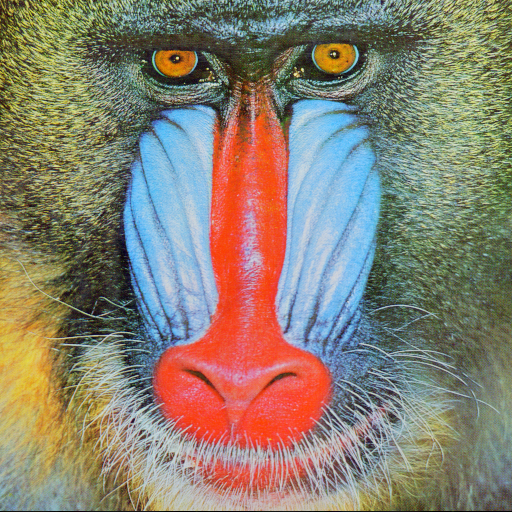
%> input picture xormap_image_rgb888_matlab/images/4.2.03.tiff, 512 x 512 px
$ octave sweep_k_rgb565.m   (GNU Octave 9; MATLAB toolbox functions it lacks are replaced by stand-ins)
%> lines starting %> are read from the running program, lines starting %| are printed output that depends on the picture
%> further down, rgb is the input picture: size 512x512x3 uint8; mean R, G, B 137.4, 128.9, 113.1
### xormap_image_rgb565_matlab/rgb888_to_rgb565.m
function packed = rgb888_to_rgb565(rgb)
%RGB888_TO_RGB565 Convert an HxWx3 uint8 truecolor image to a packed HxW
%   uint16 RGB565 image: bits [15:11]=R5, [10:5]=G6, [4:0]=B5 -- the
%   standard layout used by ST7789-class TFT controllers (matches this
%   project's tangprimer25k_st7789_top target). Each channel is simply
%   truncated to its higher bits (R,B: 8->5; G: 8->6), not rounded.

    if ndims(rgb) ~= 3 || size(rgb, 3) ~= 3 || ~isa(rgb, 'uint8')
        error('rgb888_to_rgb565:badImage', 'rgb must be an HxWx3 uint8 image');
    end

    R5 = bitshift(uint16(rgb(:, :, 1)), -3);
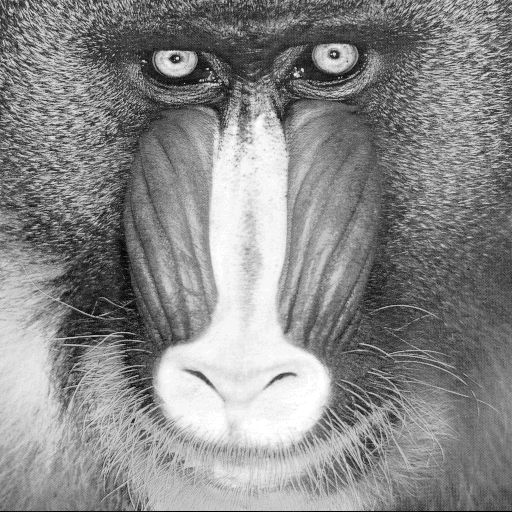
%> R5: size 512x512 uint16; min 0, max 31, mean 16.7; drawn with min black and max white
    G6 = bitshift(uint16(rgb(:, :, 2)), -2);
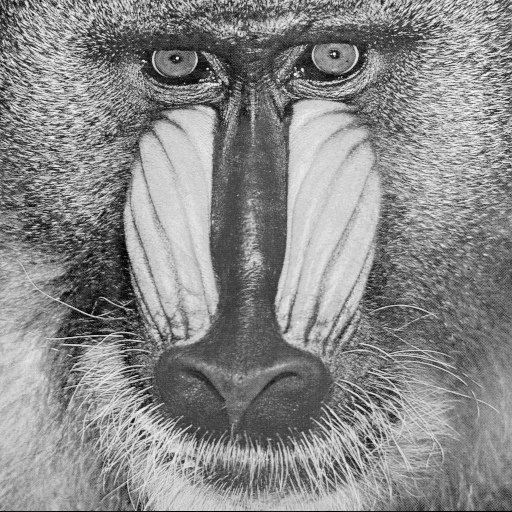
%> G6: size 512x512 uint16; min 0, max 59, mean 31.8; drawn with min black and max white
    B5 = bitshift(uint16(rgb(:, :, 3)), -3);
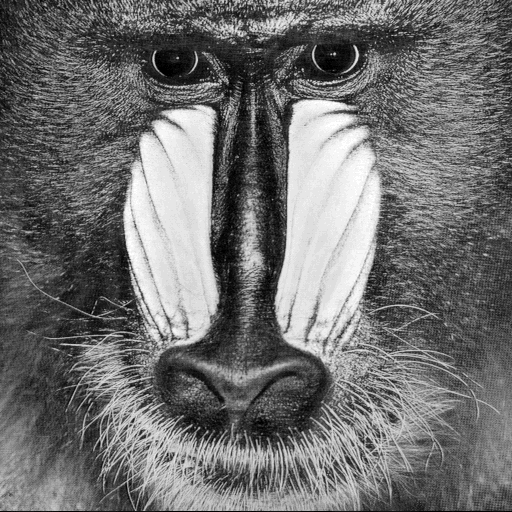
%> B5: size 512x512 uint16; min 0, max 31, mean 13.7; drawn with min black and max white

    packed = bitshift(R5, 11) + bitshift(G6, 5) + B5;
end

### xormap_image_rgb565_matlab/xormap_rgb565_encrypt.m
function [cipher, seed] = xormap_rgb565_encrypt(plain_packed, key_bits)
%XORMAP_RGB565_ENCRYPT XOR-stream-cipher a packed RGB565 image with xormap.
%   [CIPHER, SEED] = XORMAP_RGB565_ENCRYPT(PLAIN_PACKED, KEY_BITS) is the
%   16-bit/pixel analogue of xormap_image_matlab's xormap_image_encrypt.
%   PLAIN_PACKED must be a 2-D uint16 RGB565 image (see
%   rgb888_to_rgb565.m). Derives a plaintext-related K-bit initial
%   condition (K = numel(KEY_BITS), any K > 4 -- K need not be a multiple
%   of 8 or 16: xormap_keystream_words.m concatenates K-bit iterations
%   into one flat bit stream and slices an arbitrary-length prefix off
%   it, so K and the word grid never need to align)
%       SEED = KEY_BITS XOR HASH_EXPAND_BITS(bytes-of(PLAIN_PACKED), K)
%   generates keystream by iterating xormap_transform from SEED
%   (xormap_keystream_words.m: K/16 pixels' worth of keystream per
%   iteration on average), and XORs it with PLAIN_PACKED.

    k = numel(key_bits);
    if k <= 4
        error('xormap_rgb565_encrypt:badKeyLength', 'key_bits length (K) must be > 4');
    end
    if ~ismatrix(plain_packed) || ~isa(plain_packed, 'uint16')
        error('xormap_rgb565_encrypt:badImage', 'plain_packed must be a 2-D uint16 RGB565 image');
    end

    [rows, cols] = size(plain_packed);
    plain_words = reshape(plain_packed.', 1, rows * cols);  % row-major flatten

    hash_bits = hash_expand_bits(words_to_bytes_be(plain_words), k);
    seed = xor(key_bits, hash_bits);

    keystream_words = uint16(xormap_keystream_words(seed, 16, numel(plain_words)));
    cipher_words = bitxor(plain_words, keystream_words);

    cipher = reshape(cipher_words, cols, rows).';
end

### xormap_image_matlab/npcr_uaci_ideal.m
function [npcr_ideal, uaci_ideal] = npcr_uaci_ideal(nbits)
%NPCR_UACI_IDEAL Theoretical NPCR/UACI (percent) for two independent
%   uniformly-random images with 2^NBITS levels per element (Wu, Noonan &
%   Agaian 2011). NPCR_UACI.m's default (nbits=8, i.e. L=256) gives the
%   commonly-quoted 99.6094%% / 33.4635%%; other bit depths (e.g. RGB565's
%   5/6/5 channels, or its packed 16-bit word) need their own ideal, since
%   both depend on L = 2^NBITS:
%       NPCR_ideal = 100*(L-1)/L
%       UACI_ideal = 100*(L+1)/(3*L)

    L = 2^nbits;
    npcr_ideal = 100 * (L - 1) / L;
    uaci_ideal = 100 * (L + 1) / (3 * L);
end

### xormap_image_matlab/secret_key.m
function bits = secret_key(k)
%SECRET_KEY Fixed, reproducible "external" secret key bits for this demo
%   pipeline. In a real deployment this would be a pre-shared secret kept
%   off the image entirely; here it's a fixed PRNG pattern so every run
%   (encrypt and decrypt) agrees without passing a key around by hand.
%   Restores the caller's RNG state afterwards so it doesn't disturb
%   unrelated random sampling (e.g. adjacent_correlation).

    prev = rng;
    rng(1729);
    bits = rand(1, k) > 0.5;
    rng(prev);
end

### xormap_image_matlab/hash_expand_bits.m
function bits = hash_expand_bits(byte_vector, k)
%HASH_EXPAND_BITS Expand SHA-256(byte_vector) to exactly K bits.
%   A simple counter-mode hash KDF (same idea as HKDF-Expand): concatenates
%   SHA256([byte_vector, counter]) for counter = 0, 1, 2, ... until there
%   are at least K bits, then truncates. For K <= 256 this just truncates
%   a single SHA-256 digest; a single counter byte is enough for every K
%   used in this project (K <= 512 needs at most 2 blocks).
%
%   This is what lets xormap_image_encrypt/decrypt use any K > 4, instead
%   of being pinned to K=256 (SHA-256's own width).

    block_bits = 256;
    num_blocks = ceil(k / block_bits);

    bits = false(1, num_blocks * block_bits);
    for c = 0:(num_blocks - 1)
        block = sha256_bits([byte_vector(:).', uint8(c)]);
        bits(c * block_bits + 1 : (c + 1) * block_bits) = block;
    end

    bits = bits(1:k);
end

### xormap_image_rgb565_matlab/words_to_bytes_be.m
function bytes = words_to_bytes_be(words)
%WORDS_TO_BYTES_BE Expand a uint16 word vector into big-endian bytes
%   (hi, lo, hi, lo, ...). Used only to build a deterministic byte vector
%   to feed into HASH_EXPAND_BITS for seed derivation -- the byte order
%   convention doesn't need to match any external spec, only be consistent
%   between encrypt calls, since nothing outside this pipeline reads it.

    hi = uint8(bitshift(words, -8));
    lo = uint8(bitand(words, 255));
    bytes = reshape([hi; lo], 1, []);
end

### xormap_image_rgb565_matlab/sweep_k_rgb565.m
% sweep_k_rgb565.m
% RGB565 analogue of xormap_image_matlab/sweep_k.m: sweeps the xormap
% keystream width K = 8:4:512 across the three color test images and
% re-runs the cipher metrics at each K. Writes results/sweep_k_rgb565.csv
% and results/sweep_k_rgb565.pdf.
%
% Run download_images.m first if images/*.tiff aren't there yet.

clear all;
clc

this_dir = fileparts(mfilename('fullpath'));
addpath(this_dir);
addpath(fullfile(this_dir, '..', 'xormap_matlab'));
addpath(fullfile(this_dir, '..', 'xormap_image_matlab'));

results_dir = fullfile(this_dir, 'results');
if ~exist(results_dir, 'dir')
    mkdir(results_dir);
end

images = struct( ...
    'file', {'4.2.03.tiff', '4.2.05.tiff', '4.2.07.tiff'}, ...
    'name', {'4.2.03 (Mandrill)', '4.2.05 (Airplane F-16)', '4.2.07 (Peppers)'});

K_VALUES = 8:4:512;
NUM_CORR_SAMPLES = 3000;
NBITS = [5, 6, 5];

[npcr_ideal16, uaci_ideal16] = npcr_uaci_ideal(16);

rng(2026);

rows = {};

for ii = 1:numel(images)
    fname = fullfile(this_dir, 'images', images(ii).file);
    if ~exist(fname, 'file')
        error('Image not found: %s. Run download_images.m first.', fname);
    end
    rgb = imread(fname);
    plain = rgb888_to_rgb565(rgb);

    plain2 = plain;
    r0 = floor(size(plain, 1) / 2) + 1;
%> r0 = 257
    c0 = floor(size(plain, 2) / 2) + 1;
%> c0 = 257
    plain2(r0, c0) = bitxor(plain2(r0, c0), uint16(1));
%> plain2: size 512x512 uint16; min 0, max 64299, mean 35310.4; mean of the top-left, top-right, bottom-left and bottom-right quarters 31737.9, 32636.4, 41886.6, 34980.6
%> the run ends on the next line

    fprintf('\n=== %s ===\n', images(ii).name);

    for K = K_VALUES
        key_bits = secret_key(K);

        t0 = tic;
        cipher = xormap_rgb565_encrypt(plain, key_bits);
